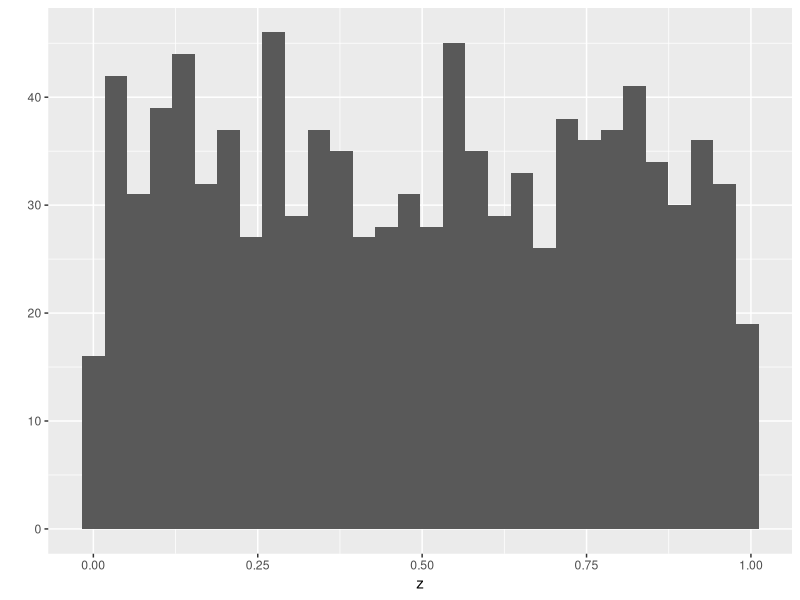
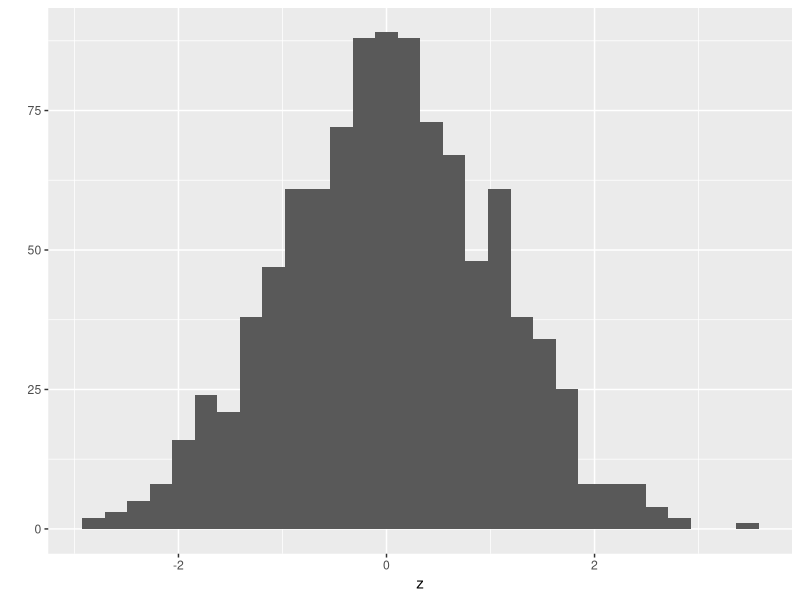

Recreate these plots in R, in order. (Note: this script raises an error after producing the figures.)
#atomic vectors notes cont'd.
#6 Feb. 2020
#Hanusia Higgins

# -------------------------------------------------------------------------

#create empty vector, specify its mode and length
z <- vector(mode='numeric', length=0)
z <- c(z,5)
print(z)
#dynamic sizing: 
#the size of the vector will change as we add elements to it (don't do this!!)
#it's slow when it's inside of the loop

#preferred: preallocate space to a vector
z <- rep(0,100)
head(z)

#fill with NA values
z <- rep(NA,100) #ready to start working with it
typeof(z)
z[1] <- "Washington"
typeof(z)

#if you're not sure how long your vector should be, just overestimate- can clean it up later

v_size <- 100
my_vector <- runif(v_size)
my_names <- paste("Species",seq(1:length(my_vector)), sep="")
head(my_names)
names(my_vector) <- my_names
head(my_vector)

#rep function for repeating elements
rep(0.5,6)
?rep
rep(x=0.5, times=6)
my_vec <- c(1,2,3)
rep(x=my_vec,times=2) #can use this function to repeat an entire vector
rep(x=my_vec,each=2) #can specify repeating EACH element instead of collating
rep(x=my_vec,times=my_vec)
rep(x=my_vec,each=my_vec) #R gives a warning- just uses the first element of my_vec for "each"

#using seq to create regular sequences
seq(from=2, to=4)
2:4 #the colon is an 'inline operator'
`:`(2,4) #but can make it explicit by doing it this way
seq(from=2,to=4,by=0.5)
x <- seq(from=2,to=4,length=7)
print(x)
my_vec <- 1:length(x)
seq_along(my_vec)

#using random number generators
runif(5)
runif(n=5,min=100,max=110)

#rnorm for normal distributions
rnorm(6)
rnorm(n=5, mean=100, sd=30)

library(ggplot2)
z <- runif(1000)
qplot(x=z)

z <- rnorm(1000)
qplot(x=z)

#use the sample function to draw random values from an existing vector
long_vec <- seq_len(10)
print(long_vec)
sample(x=long_vec)
sample(x=long_vec,size=3)
sample(x=long_vec,size=16, replace = TRUE)

my_weights <- c(rep(20,5), rep(100,5)) #setting up a vector for the probability that each element will be chosen!
print(my_weights) 
sample(x=long_vec,replace=TRUE,prob=my_weights) #weighting each element differently

#techniques for subsetting atomic vectors

z <- c(3.1, 9.2, 1.3, 0.4, 7.5)

#subset with positive index values
z[c(2,3)]

#subset with negative values
z[-c(1,5)]

#create a logical vector of conditions for subsetting
z[z<3]

tester<- z<3
print(tester)
z[tester]

#which function to find slots
which(z<3) #returns the index markers IN your vector that are less than 3
z[which(z<3)] #feels redundant to just subsetting z[z<3]

#use length for relative positioning
z[-c(length(z):(length(z)-2))] #returns all EXCEPT the final 2 elements of the vector

#can also subset using named vector elements
names(z) <- letters[1:5]
z
z[c("b","b")]

#relational operators: I know these!

#logical operators
# ! NOT
# & and (vector)
# | or (vector- INCLUDES "a or b")
# xor(a,b) #EXCLUDES "a and b"
# && and (only operates on the FIRST element of the vector)
# || or (only operates on the first element of the vector)

x <- 1:5
y <- c(1:3, 7, 7)
x == 2
x != 2
x == 1 & y == 7
x == 1 | y == 7
x == 3 | y == 3
xor(x==3,y==3)
x == 3 && y == 3 #only evaluating the first element of each!

#subscripting with missing values
set.seed(90) #puts everyone's random number generators in line together
z <- runif(10)
z
z < 0.5
z[z<0.5]
z[which(z<0.5)]

zD <- c(z,NA,NA)
zD[zD<0.5] #includes the NAs
zD[which(zD<0.5)] #does not include the NAs (drops missing values)





